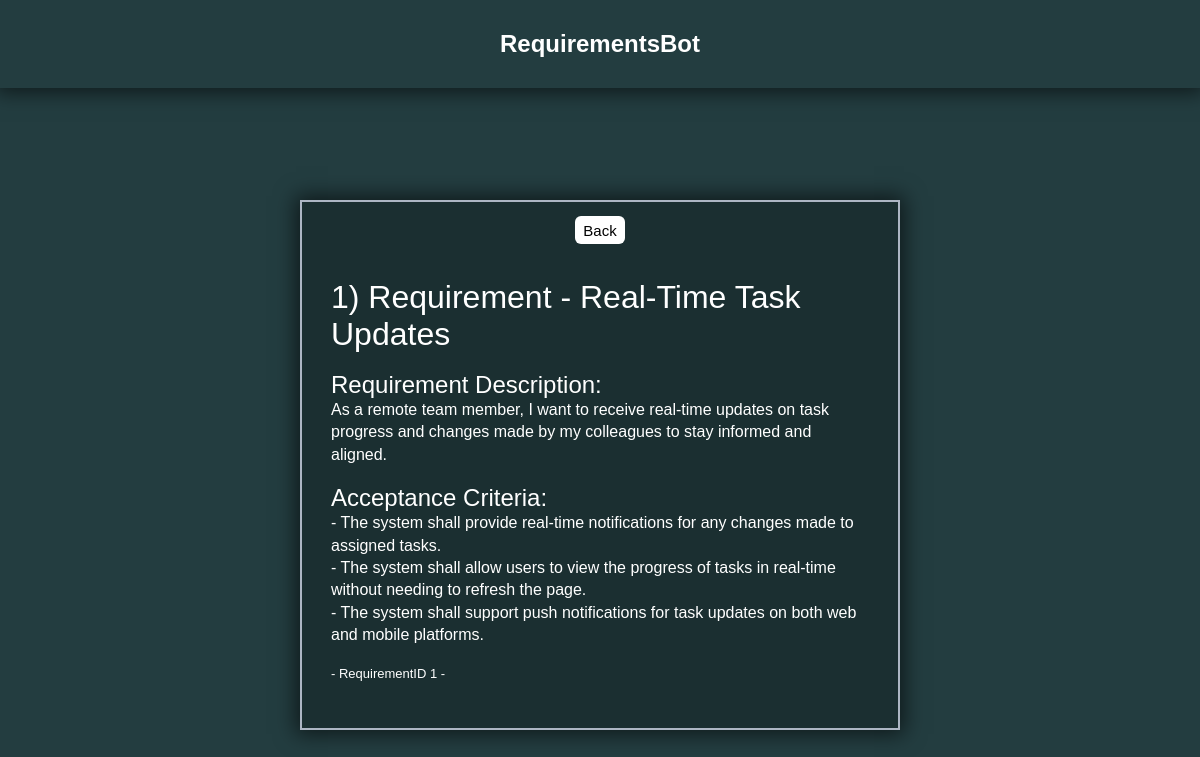
Screenshot of /requirement/1 with the database file from the repository.
### GPTCommunication/models.py (models this page shows, shortened)
class RequirementDetail(models.Model):
    requirementID = models.OneToOneField(RequirementsList, on_delete=models.CASCADE, primary_key=True)
    reqUserStory = models.TextField()
    reqAcceptanceCriteria = models.TextField()

class RequirementsList(models.Model):
    requirementID = models.IntegerField(primary_key=True)
    requirementName = models.CharField(max_length=100)
    requirementDescription = models.TextField()

### GPTCommunication/views.py (the view)
# urls.py: path("requirement/<int:pk>", views.RequirementDisplay.getRequirementsDetail, name="RequirementDetail"),
    def getRequirementsDetail(request, pk):
        requirement = get_object_or_404(RequirementDetail, requirementID=pk)
        return render(request, "GPTCommunication/detailed_requirement.html", {
            "requirement": requirement
        })

### GPTCommunication/templates/GPTCommunication/detailed_requirement.html (shortened to what this page needs)
{% extends "base.html" %}
{% load static %}
{% block css_files %}
 <link rel="stylesheet" href="{% static "GPTCommunication/detailed_requirement.css" %}">
{% endblock css_files %}
{% block content %}
<div id="Layout">
    <div id="BackButtonArea">
        <button id="BackButton"  onclick="location.href='{% url "Requirements"%}';">Back</button>
    </div>
    <div class="Content">
        <div class="UserStoryArea">
            <h1>{{requirement.requirementID.requirementID}}) {{ requirement.requirementID.requirementName }}</h1><br>
            <h2>Requirement Description:</h2>
            <p>{{ requirement.reqUserStory }}</p> <br>
            <h2>Acceptance Criteria:</h2>
            <p>{{ requirement.reqAcceptanceCriteria|linebreaksbr }}</p><br>
            <p id="RequirementIDText">- RequirementID {{ requirement.requirementID.requirementID }} -</p>
        </div>
    </div>
</div>
{% endblock content %}

### static/style.css (style rules this page uses)
* { margin: 0; padding: 0; box-sizing: border-box; font-family: "poppins", sans-serif; font-weight: 500; }
body { background-color: #233d40; }

### GPTCommunication/static/GPTCommunication/detailed_requirement.css (style rules this page uses)
#Layout { border: 2px solid #ADB6C4; box-shadow: rgb(0 0 0 / 60%) 0px 0px 20px 4px; width: 50%; padding: 14px; padding-bottom: 30px; background: #1b2f31; }
.Content { display: flex; justify-content: center; align-items: center; margin-top: 20px; }
.UserStoryArea { padding: 15px; color: white; }
.UserStoryArea p { line-height: 1.4; }
#BackButtonArea { display: flex; justify-content: center; }
#BackButton { width: 50px; min-height: 28px; border: none; border-radius: 6px 6px 6px 6px; background-color: rgb(255, 255, 255); color: #000; font-size: 15px; cursor: pointer; transition: background-color .3s ease-in-out; text-align: center; }
#RequirementIDText { font-size: small; }

### rows the page displays
RequirementDetail: requirementID.requirementID "1", requirementID.requirementName "Requirement - Real-Time Task Updates", reqUserStory "As a remote team member, I want to receive real-time updates on task progress and changes made by my colleagues to stay informed and aligned.", reqAcceptanceCriteria "- The system shall provide real-time notifications for any changes made to assigned tasks. - The system shall allow users to view the progress of tasks in real-time without needing to refresh the page. - The system shall support push notifications for task updates on both web and mobile platforms."
